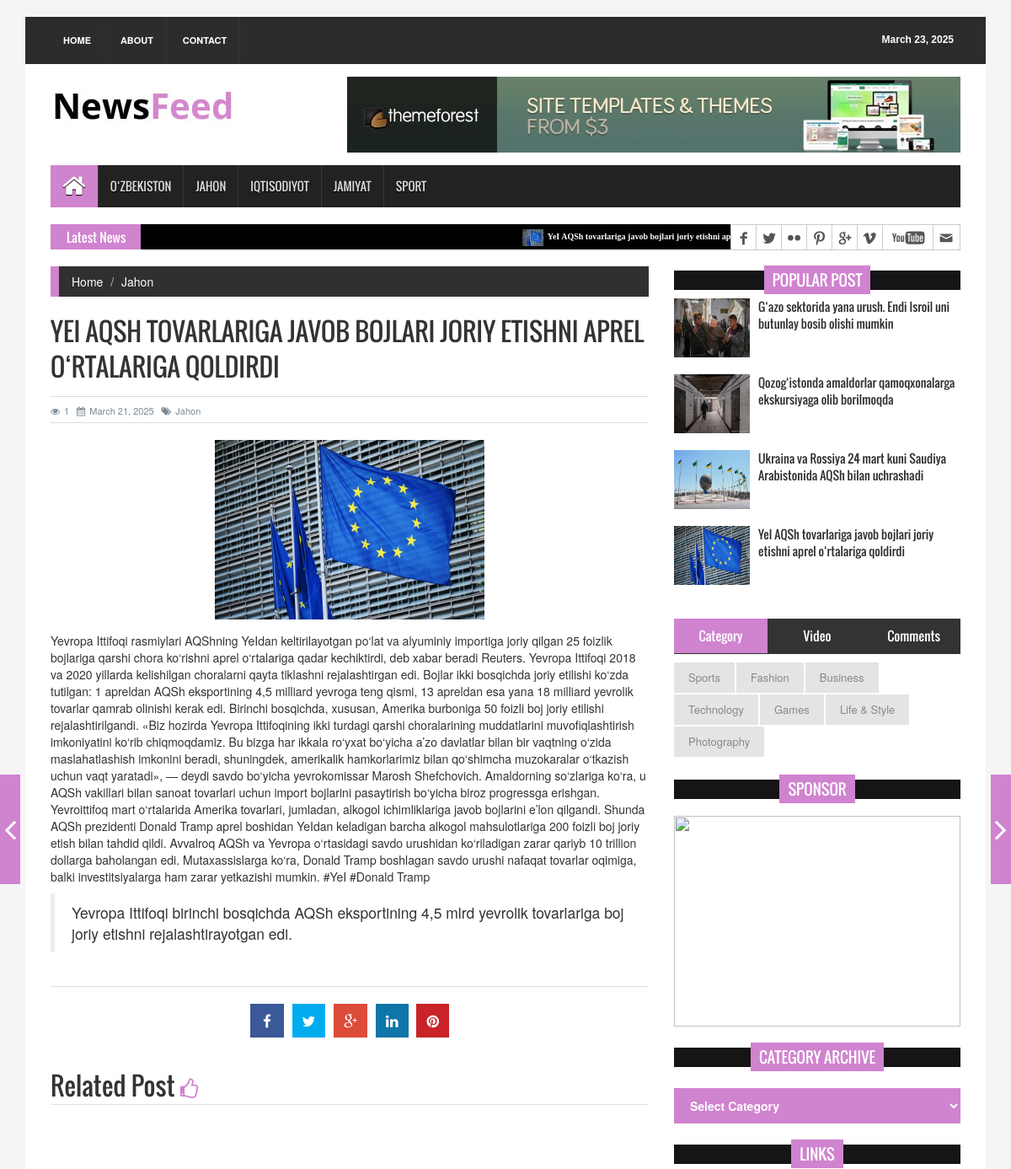
Before: /single_page/8/ (upper part) with the older database file.
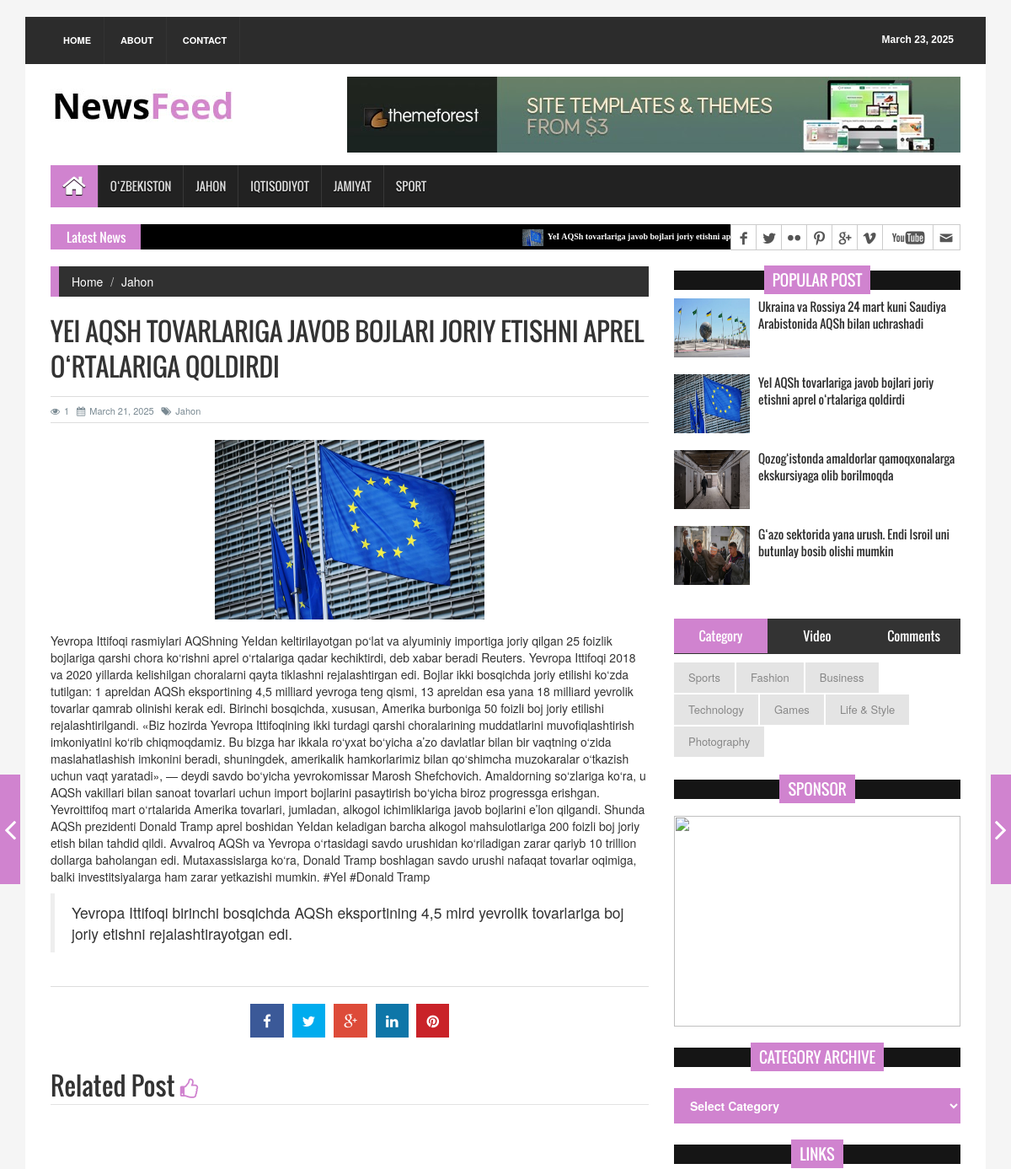
After: the same page with the newer database file.
### news/models.py (models this page shows, shortened)
class Category(models.Model):
    name = models.CharField(max_length=100)
    is_active = models.BooleanField(default=True)
    def __str__(self):
        return self.name

class News(models.Model):
    title = models.CharField(max_length=300)
    short_description = models.CharField(max_length=200)
    description = models.TextField()
    date = models.DateTimeField(auto_now_add=True)
    views = models.PositiveIntegerField(default=0)
    image = models.ImageField()
    category = models.ForeignKey(Category, on_delete=models.CASCADE)

### news/views.py (the view)
# urls.py: path('single_page/<int:pk>/', detail, name='single_page'),
def detail(request, pk):
    new = News.objects.get(pk=pk)
    news = News.objects.filter(category__name=new.category).order_by('-date')
    popular_news = News.objects.filter(category__name=new.category).order_by('views')
    news_sponsor = Sponsor.objects.filter()
    new.views += 1
    new.save()
    ctx = {
        'new': new,
        'ctg': get_category,
        'date': get_date(),
        'news': news[:4],
        'popular_news': popular_news[:4],
        'news_sponser': news_sponsor,
    }
    return render(request, 'single_page.html', ctx)

### news/views.py (called while the page is built)
def get_date():
    return date.today()

def get_category():
    return Category.objects.all()

### templates/single_page.html (shortened to what the changed rows need)
<!DOCTYPE html>
<html>
{% load static %}
<head>
<link rel="stylesheet" type="text/css" href="{% static 'assets/css/bootstrap.min.css' %}">
<link rel="stylesheet" type="text/css" href="{% static 'assets/css/font-awesome.min.css' %}">
<link rel="stylesheet" type="text/css" href="{% static 'assets/css/animate.css' %}">
<link rel="stylesheet" type="text/css" href="{% static 'assets/css/font.css' %}">
<link rel="stylesheet" type="text/css" href="{% static 'assets/css/li-scroller.css' %}">
<link rel="stylesheet" type="text/css" href="{% static 'assets/css/slick.css' %}">
<link rel="stylesheet" type="text/css" href="{% static 'assets/css/jquery.fancybox.css' %}">
<link rel="stylesheet" type="text/css" href="{% static 'assets/css/theme.css' %}">
<link rel="stylesheet" type="text/css" href="{% static 'assets/css/style.css' %}">
</head>
<body>
<div class="container">
  <section id="navArea">
    <nav class="navbar navbar-inverse" role="navigation">
      <div id="navbar" class="navbar-collapse collapse">
        <ul class="nav navbar-nav main_nav">
            {% for ct in ctg %}
            {% if ct.is_active %}
              <li><a href="{% url 'ctg' ct.pk %}">{{ ct.name }}</a></li>
            {% endif %}
            {% endfor %}
      </div>
    </nav>
  </section>
  <section id="newsSection">
    <div class="row">
      <div class="col-lg-12 col-md-12">
        <div class="latest_newsarea"> <span>Latest News</span>
          <ul id="ticker01" class="news_sticker">
            {% for new in news %}
            <li><a href="#"><img src="{{ new.image.url }}" alt="">{{ new.title }}</a></li>
            {% endfor %}
          </ul>
        </div>
      </div>
    </div>
  </section>
  <section id="contentSection">
    <div class="row">
      <div class="col-lg-8 col-md-8 col-sm-8">
        <div class="left_content">
          <div class="single_page">
            <ol class="breadcrumb">
              <li><a href="{% url 'index' %}">Home</a></li>
              <li><a href="{% url 'ctg' new.category_id }">{{ new.category }}</a></li>
            </ol>
            <h1>{{ new.title }}</h1>
            <div class="post_commentbox"> <a href="#"><i class="fa fa-eye"></i>{{ new.views }}</a> <span><i class="fa fa-calendar"></i>{{ new.date.date }}</span> <a href="{% url 'ctg' new.category_id %}"><i class="fa fa-tags"></i>{{ new.category }}</a> </div>
            <div class="single_page_content"> <img class="img-center" src="{{ new.image.url }}" alt="">
              <p>{{ new.description }}</p>
              <blockquote>{{ new.short_description }}</blockquote>
            </div>
            <div class="social_link">
              <ul class="sociallink_nav">
              </ul>
            </div>
            <div class="related_post">
              <h2>Related Post <i class="fa fa-thumbs-o-up"></i></h2>
            </div>
          </div>
        </div>
      </div>
      <div class="col-lg-4 col-md-4 col-sm-4">
        <aside class="right_content">
          <div class="single_sidebar">
            <h2><span>Popular Post</span></h2>
            <ul class="spost_nav">
              {% for new in popular_news %}
              <li>
                <div class="media wow fadeInDown"> <a href="single_page.html" class="media-left"> <img alt="" src="{{ new.image.url }}"> </a>
                  <div class="media-body"> <a href="single_page.html" class="catg_title">{{ new.title }}</a> </div>
                </div>
                {% endfor %}
              </li>
            </ul>
          </div>
          <div class="single_sidebar wow fadeInDown">
            <h2><span>Sponsor</span></h2>
            <a class="sideAdd" href="#"><img src="{{ news_sponsor.0.image.url }}" alt=""></a> </div>
          <div class="single_sidebar wow fadeInDown">
            <h2><span>Category Archive</span></h2>
          </div>
          <div class="single_sidebar wow fadeInDown">
            <h2><span>Links</span></h2>
          </div>
        </aside>
      </div>
    </div>
  </section>
</div>
</body>
</html>

Changed rows visible on the page:
changed News "Qozog‘istonda amaldorlar qamoqxonalarga ekskursiyaga olib borilmoqda": moves down the list
changed News "G‘azo sektorida yana urush. Endi Isroil uni butunlay bosib olishi mumkin": moves down the list
